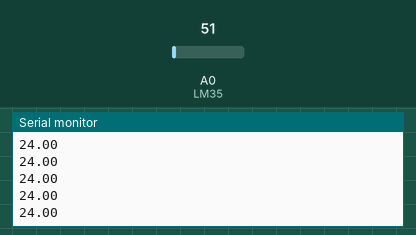
A sketch run on a simulated Arduino Uno, built with avr-gcc and run on an emulated ATmega328P. On the bench: the last lines printed to the serial monitor. The test bench sets the inputs (shaded band); at power-on: A0 (LM35) = 51.

Above: at 1.2 s.
1.3 s: A0 (LM35) set to 61
At 2.1 s:
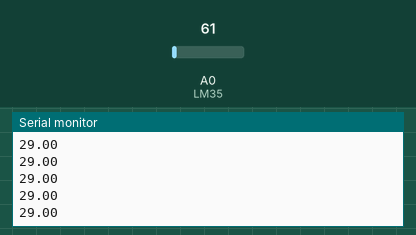
2.8 s: A0 (LM35) set to 71
At 3.5 s:
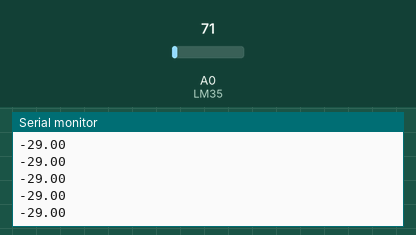
Timing chart, 0 to 5.8 s (numbered marks = the images above; inputs shaded):
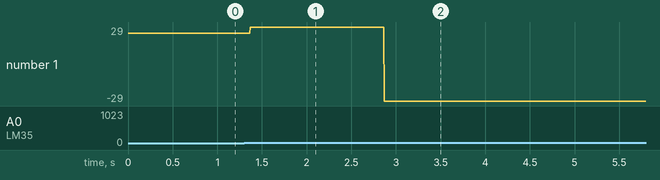

Measured:
- after the input at 1.3 s, the serial monitor: prints a new line after 0.07 s (image 1)
- after the input at 2.8 s, the serial monitor: prints a new line after 0.07 s (image 2)
- plotted number 1: 24 → 29 after the input at 1.3 s, 29 → -2 after the input at 2.8 s

The sketch:

LM35.ino
```cpp
uint8_t LM35=A0;
float val;

void setup() {
  Serial.begin(9600);
pinMode(LM35,INPUT);  // put your setup code here, to run once:

}

void loop() {
val=analogRead(LM35)*500/1024;  // put your main code here, to run repeatedly:
Serial.println(val);
}
```
